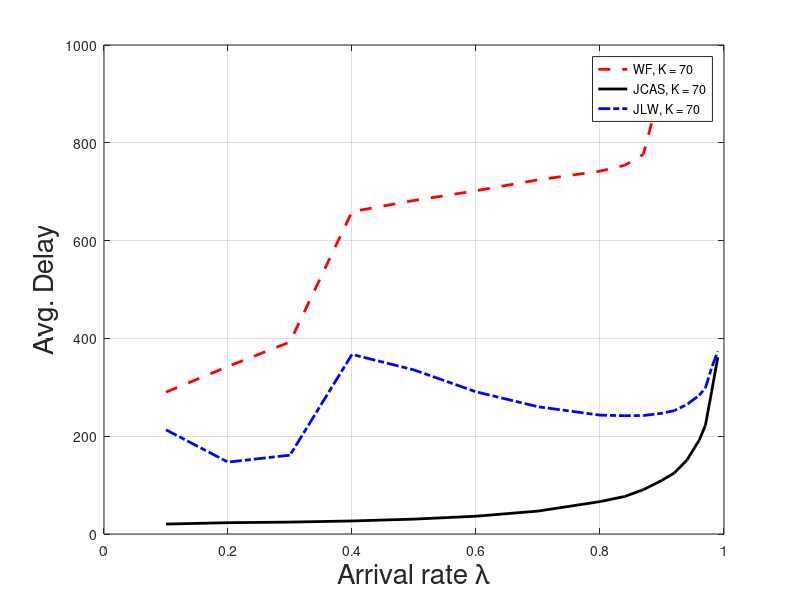

MATLAB code for this plot: (Note: this script raises an error after producing the figure.)
%% THIS ONE IS WHEN POWER WEIGHT K = 70
%% WE CAN SEE THE DIFFERENCE IS PRETTY OBVIOUS
%% TO BE STABLE OR TO BE SAVING
%% NEW ALGORITHM IS PRETTY WISE ON THIS POINT

WF=[ 0.1	  246.715145	    2.732726	 290.1180359
 0.2	  301.731813	    5.180912	 342.6373462
 0.3	  385.848574	     5.94138	 392.6732211
 0.4	  913.675391	    8.006575	 659.1950556
 0.5	   970.30143	   11.609035	 682.0470042
 0.6	  990.702507	    14.06421	  701.952631
 0.7	 1012.942001	   15.385315	 724.2227208
 0.8	 1056.577056	    15.89795	 742.0197336
0.84	 1101.856089	    15.96439	 754.0291217
0.87	 1175.214133	   15.989085	 776.6201101
 0.9	 1530.722755	   15.996505	 920.7238191];

JLW=[ 0.1	  277.887861	    2.850852	 213.0735621
 0.2	  332.978974	    5.309137	 147.0009015
 0.3	  429.148096	    5.960875	 161.2590379
 0.4	  906.423824	     7.25666	  367.324022
 0.5	 1001.692319	   11.394835	 335.5803093
 0.6	 1025.175188	    14.00289	 290.7644616
 0.7	 1048.362048	    15.41102	 260.2730797
 0.8	   1085.9822	   15.899145	 243.0735469
0.84	 1111.113893	   15.961425	 241.8735078
0.87	 1135.584678	    15.98495	 242.2944333
 0.9	 1163.992588	    15.99002	 246.8698014
0.92	 1194.630575	    15.99595	 252.3860366
0.94	 1241.812893	    15.99634	 264.6595327
0.96	 1308.867582	    15.99721	 283.5460869
0.97	 1357.676465	    15.99703	 298.7859626
0.98	 1484.624173	    15.99721	 339.7549882
0.99	  1589.47675	    15.99607	 373.5744754];

CA=[ 0.1	   11.044816	    5.768552	 20.30925958
 0.2	   26.412935	   10.239022	 23.12439628
 0.3	   36.201361	   13.074054	 24.35065264
 0.4	   45.248691	   14.784443	 26.67259661
 0.5	   54.949609	   15.596061	 30.41959037
 0.6	   68.336641	   15.892614	 36.35780533
 0.7	   90.118316	    15.98023	 46.86992821
 0.8	   130.66228	   15.997987	 66.23075815
0.84	  152.893419	   15.999502	 76.80812787
0.87	  181.134332	   15.999724	 90.63542932
 0.9	  221.469282	   15.999898	 109.8238085
0.92	  253.633047	   15.999926	  124.965873
0.94	  306.992806	   15.999946	 150.8550961
0.96	  392.036037	   15.999948	 191.8705657
0.97	  453.825046	   15.999948	 222.1606669
0.98	  594.607836	   15.999948	 290.8041803
0.99	  740.843895	   15.999948	  361.376835];


if(1)%% Delay
    figure
    hold on
    plot(WF(:,1),(WF(:,4)),'r--','MarkerSize',10,'LineWidth',2);
    plot(CA(:,1),(CA(:,4)),'k','MarkerSize',10,'LineWidth',2);
    plot(JLW(:,1),(JLW(:,4)),'b-.','MarkerSize',10,'LineWidth',2);
    xlabel('Arrival rate \lambda','FontSize',20)
    ylabel('Avg. Delay','FontSize',20)
    grid on
    box on
    lgd = legend('WF, K = 70','JCAS, K = 70','JLW, K = 70')
    lgd.FontSize = 14;
    axis([0.1 1 0 900])
    set(gca,'xtick',[0:0.1:1],'ytick',[0:300:900])
    set(gca,'fontsize',16)
end
if(1) %% Power
    figure
    hold on
    plot(WF(:,1),(WF(:,3)),'r--','MarkerSize',10,'LineWidth',2);
    plot(CA(:,1),(CA(:,3)),'k','MarkerSize',10,'LineWidth',2);
    plot(JLW(:,1),(JLW(:,3)),'b-.','MarkerSize',10,'LineWidth',2);
    xlabel('Arrival rate \lambda','FontSize',16)
    ylabel('Avg. Power','FontSize',16)
    grid on
    box on
    legend('WF, K = 70','JCAS, K = 70','JLW, K = 70')
    set(gca,'xtick',[0:0.1:1],'ytick',[0:3:18])
    set(gca,'fontsize',16)
end
if(1)   %% Workload
    figure
    hold on
    plot(WF(:,1),(WF(:,2)),'r--','MarkerSize',10,'LineWidth',2);
    plot(CA(:,1),(CA(:,2)),'k','MarkerSize',10,'LineWidth',2);
    plot(JLW(:,1),(JLW(:,2)),'b-.','MarkerSize',10,'LineWidth',2);
    xlabel('Arrival rate \lambda','FontSize',16)
    ylabel('Avg. Workload','FontSize',16)
    grid on
    box on
    legend('WF, K = 70','JCAS, K = 70','JLW, K = 70')
    axis([0.1 1 0 1400])
    set(gca,'xtick',[0:0.1:1],'ytick',[0:300:1500])
    set(gca,'fontsize',16)
end